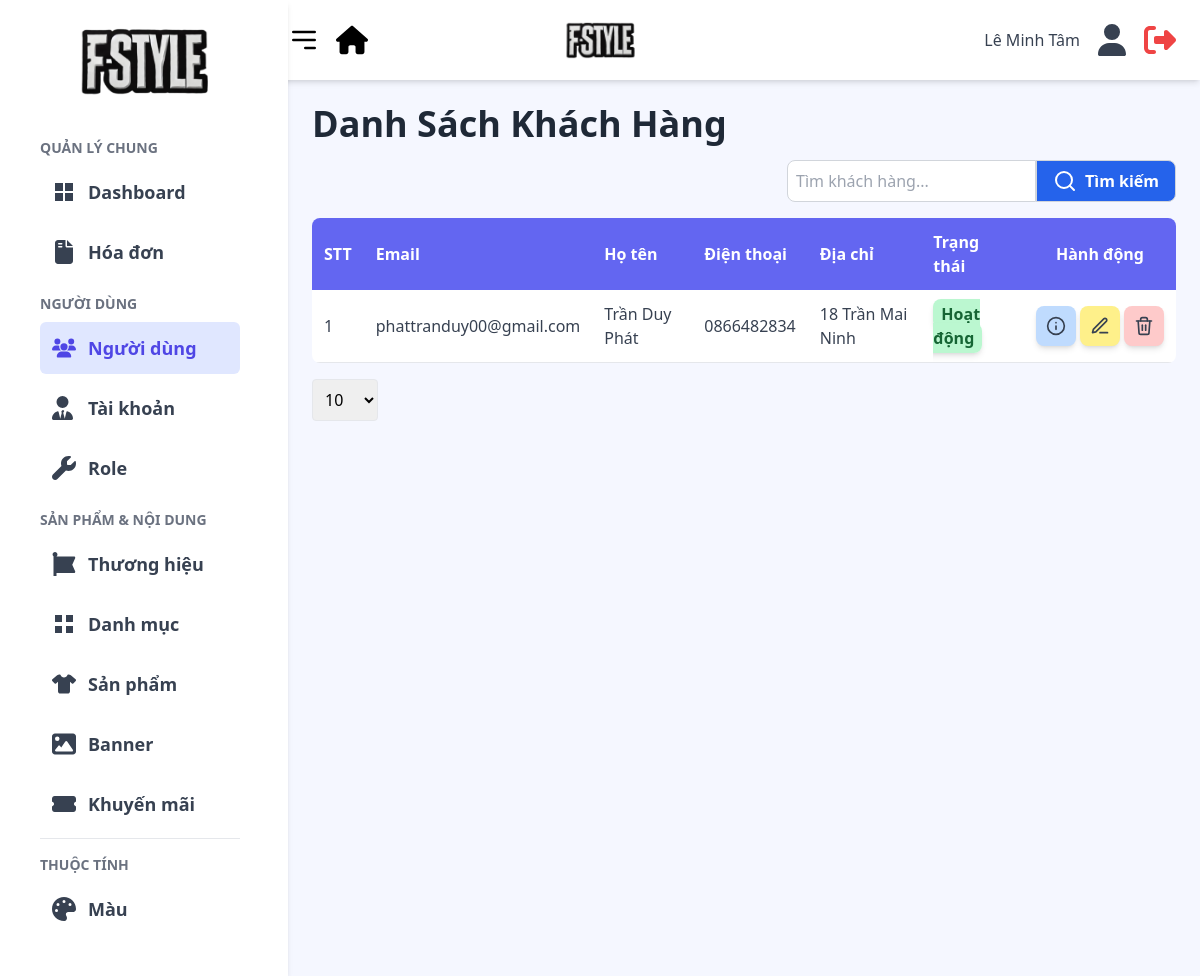
Page /admin/views/customer/index.php (signed in) on the committed database.
### tables this page shows
CREATE TABLE `customer` (
  `customer_id` varchar(50) NOT NULL,
  `email` varchar(255) NOT NULL,
  `password` varchar(255) NOT NULL,
  `full_name` varchar(255) NOT NULL,
  `phone` varchar(20) DEFAULT NULL,
  `address` text DEFAULT NULL,
  `status` tinyint(1) DEFAULT 1,
  `is_verified` tinyint(1) DEFAULT 0,
  `verify_code` varchar(255) DEFAULT NULL
);

### admin/model/customerModel.php (called while the page is built, shortened)
<?php
function getCustomersWithPagination($conn, $page = 1, $limit = 10, $search = "") {
    $page   = max(1, (int)$page);
    $limit  = max(1, (int)$limit);
    $search = trim($search);
    $searchParam = "%" . $search . "%";
    $sqlCount = "SELECT COUNT(*) as total FROM customer WHERE email LIKE ? OR full_name LIKE ?";
    $stmtCount = $conn->prepare($sqlCount);
    $stmtCount->bind_param("ss", $searchParam, $searchParam);
    $stmtCount->execute();
    $resultCount = $stmtCount->get_result();
    $rowCount = $resultCount->fetch_assoc();
    $totalCustomers = (int)($rowCount['total'] ?? 0);
    $totalPages = max(1, ceil($totalCustomers / $limit));
    $page = min($page, $totalPages);
    $offset = ($page - 1) * $limit;
    $sql = "SELECT * FROM customer
            WHERE email LIKE ? OR full_name LIKE ?
            ORDER BY customer_id DESC
            LIMIT ? OFFSET ?";
    $stmt = $conn->prepare($sql);
    $stmt->bind_param("ssii", $searchParam, $searchParam, $limit, $offset);
    $stmt->execute();
    $customers = $stmt->get_result();
    return [
        'customers'      => $customers,
        'totalPages'     => $totalPages,
        'currentPage'    => $page,
        'totalCustomers' => $totalCustomers
    ];
}

### admin/views/customer/index.php (the view, shortened to what this page needs)
<?php
include("../../includes/header.php");
require_once('../../../includes/db.php');
$page   = isset($_GET['page']) ? (int)$_GET['page'] : 1;
$limit  = isset($_GET['limit']) ? (int)$_GET['limit'] : 10;
$search = isset($_GET['search']) ? trim($_GET['search']) : "";
$data = getCustomersWithPagination($conn, $page, $limit, $search);
$customers      = $data['customers'];
$currentPage    = $data['currentPage'];
?>
<main>
    <div class="container mx-auto p-6">
        <div class="flex justify-between items-center mb-4">
            <h1 class="text-3xl sm:text-4xl font-bold text-gray-800">Danh Sách Khách Hàng</h1>
        </div>
        <div class="flex justify-end mb-4">
            <form method="GET" class="flex">
                <input type="text" name="search" value="<?= htmlspecialchars($search) ?>"
                    class="p-2 border border-gray-300 rounded-l-lg focus:outline-none" placeholder="Tìm khách hàng...">
                <button type="submit"
                    class="flex items-center gap-2 bg-blue-600 hover:bg-blue-700 text-white font-semibold py-2 px-4 border border-gray-300 rounded-r-lg transition duration-150 ease-in-out">
                    <svg xmlns="http://www.w3.org/2000/svg" class="w-6 h-6" fill="none" stroke="white" stroke-width="2"
                        stroke-linecap="round" stroke-linejoin="round" viewBox="0 0 24 24">
                        <circle cx="11" cy="11" r="8"></circle>
                        <line x1="21" y1="21" x2="16.65" y2="16.65"></line>
                    </svg>
                    <span class="hidden sm:inline">Tìm kiếm</span>
                </button>
            </form>
        </div>
        <div class="rounded-lg overflow-x-auto max-h-[600px] overflow-y-auto transition-all duration-300">
            <table class="w-full border-collapse text-sm sm:text-base">
                <thead class="sticky top-0 z-10">
                    <tr class="bg-indigo-500 text-white">
                        <th class="p-2 sm:p-3 text-left hidden sm:table-cell">STT</th>
                        <th class="p-2 sm:p-3 text-left">Email</th>
                        <th class="p-2 sm:p-3 text-left">Họ tên</th>
                        <th class="p-2 sm:p-3 text-left hidden sm:table-cell">Điện thoại</th>
                        <th class="p-2 sm:p-3 text-left hidden sm:table-cell">Địa chỉ</th>
                        <th class="p-2 sm:p-3 text-left hidden sm:table-cell">Trạng thái</th>
                        <th class="p-2 sm:p-3 text-center">Hành động</th>
                    </tr>
                </thead>
                <tbody class="text-gray-700">
                    <?php if ($customers->num_rows > 0) : ?>
                    <?php
                            $stt = ($currentPage - 1) * $limit + 1;
                            while ($customer = $customers->fetch_assoc()) :
                                $rowClass = ($stt % 2 === 0) ? 'bg-gray-100' : 'bg-white';
                        ?>
                    <tr class="border-b <?= $rowClass ?> hover:bg-gray-200 transition">
                        <td class="p-2 sm:p-3 align-middle hidden sm:table-cell"><?= $stt++ ?></td>
                        <td class="p-2 sm:p-3 align-middle"><?= htmlspecialchars($customer['email']) ?></td>
                        <td class="p-2 sm:p-3 align-middle"><?= htmlspecialchars($customer['full_name']) ?></td>
                        <td class="p-2 sm:p-3 align-middle hidden sm:table-cell">
                            <?= htmlspecialchars($customer['phone']) ?>
                        </td>
                        <td class="p-2 sm:p-3 align-middle hidden sm:table-cell">
                            <?= htmlspecialchars($customer['address']) ?>
                        </td>
                        <td class="p-2 sm:p-3 align-middle hidden sm:table-cell">
                            <?php
                                if ($customer['status'] == 1) {
                                    echo '<span class="px-1 sm:px-2 py-1 bg-green-200 text-green-800 font-semibold rounded-lg shadow-md">Hoạt động</span>';
                                } elseif ($customer['status'] == 0) {
                                    echo '<span class="px-1 sm:px-2 py-1 bg-red-200 text-red-800 font-semibold rounded-lg shadow-md">Khóa</span>';
                                } else {
                                    echo '<span class="px-1 sm:px-2 py-1 bg-gray-200 text-gray-800 font-semibold rounded-lg shadow-md">Unknown</span>';
                                }
                            ?>
                        </td>
                        <td class="p-2 sm:p-3 text-center align-middle">
                            <div class="flex flex-col sm:flex-row gap-1 justify-center items-center">
                                <a href="detail.php?id=<?= urlencode($customer['customer_id']) ?>"
                                    class="bg-blue-200 hover:bg-blue-300 w-10 h-10 flex items-center justify-center rounded-lg shadow-md transition"
                                    title="Xem chi tiết">
                                    <svg xmlns="http://www.w3.org/2000/svg" class="w-5 h-5" viewBox="0 0 24 24"
                                        fill="none" stroke="currentColor" stroke-width="2" stroke-linecap="round"
                                        stroke-linejoin="round">
                                        <circle cx="12" cy="12" r="10" />
                                        <line x1="12" y1="16" x2="12" y2="12" />
                                        <line x1="12" y1="8" x2="12" y2="8" />
                                    </svg>
                                </a>
                                <a href="edit.php?id=<?= urlencode($customer['customer_id']) ?>"
                                    class="bg-yellow-200 hover:bg-yellow-300 w-10 h-10 flex items-center justify-center rounded-lg shadow-md transition"
                                    title="Chỉnh sửa">
                                    <svg xmlns="http://www.w3.org/2000/svg" class="w-5 h-5" viewBox="0 0 24 24"
                                        fill="none" stroke="currentColor" stroke-width="2" stroke-linecap="round"
                                        stroke-linejoin="round">
                                        <path d="M12 20h9"></path>
                                        <path d="M16.5 3.5a2.121 2.121 0 013 3L7 19l-4 1 1-4 12.5-12.5z"></path>
                                    </svg>
                                </a>
                                <a href="delete.php?id=<?= urlencode($customer['customer_id']) ?>"
                                    class="bg-red-200 hover:bg-red-300 w-10 h-10 flex items-center justify-center rounded-lg shadow-md transition"
                                    onclick="return confirm('Bạn có chắc chắn muốn xóa khách hàng này?');" title="Xóa">
                                </a>
                            </div>
                        </td>
                    </tr>
                    <?php endwhile; ?>
                    <?php else : ?>
                    <tr>
                        <td colspan="7" class="p-3 text-center text-gray-500">Không tìm thấy khách hàng nào.</td>
                    </tr>
                    <?php endif; ?>
                </tbody>
            </table>
        </div>
        <div class="grid grid-cols-1 sm:grid-cols-3 items-center mt-4 gap-4 mb-6">
            <div class="flex justify-start items-center">
                <form method="GET" id="limitForm" class="flex items-center">
                    <select name="limit" id="limit" class="p-2 border rounded cursor-pointer"
                        onchange="this.form.submit()">
                        <option value="10" <?= $limit == 10  ? 'selected' : '' ?>>10</option>
                    </select>
                </form>
            </div>
        </div>
    </div>
</main>
<?php include('../../includes/footer.php'); ?>

### rows in the picture
customer: email "phattranduy00@gmail.com", full_name "Trần Duy Phát", phone "0866482834", address "18 Trần Mai Ninh", status "Hoạt động"

### other values in the picture
$adminName "Lê Minh Tâm"
